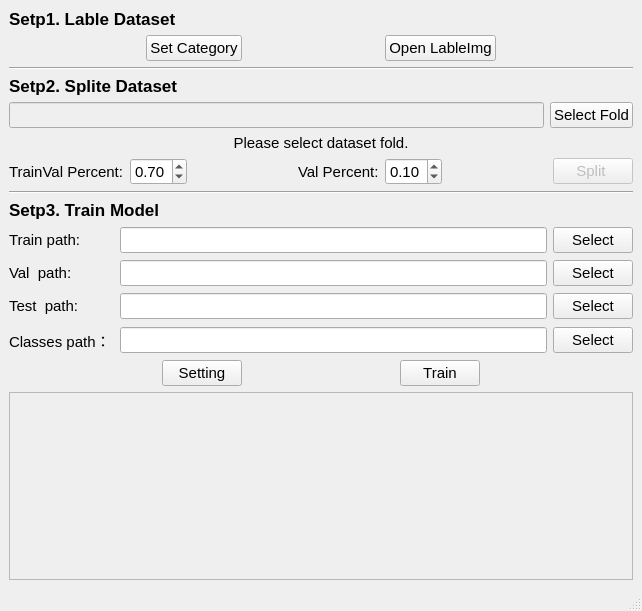
<?xml version="1.0" encoding="UTF-8"?>
<ui version="4.0">
 <class>MainWindow</class>
 <widget class="QMainWindow" name="MainWindow">
  <property name="geometry">
   <rect>
    <x>0</x>
    <y>0</y>
    <width>642</width>
    <height>611</height>
   </rect>
  </property>
  <property name="windowTitle">
   <string>Model Train</string>
  </property>
  <widget class="QWidget" name="centralwidget">
   <layout class="QHBoxLayout" name="horizontalLayout_4">
    <item>
     <layout class="QGridLayout" name="gridLayout">
      <item row="2" column="0">
       <widget class="QLabel" name="label_2">
        <property name="font">
         <font>
          <pointsize>13</pointsize>
          <weight>75</weight>
          <bold>true</bold>
         </font>
        </property>
        <property name="text">
         <string>Setp2. Splite Dataset </string>
        </property>
       </widget>
      </item>
      <item row="3" column="0">
       <layout class="QHBoxLayout" name="horizontalLayout_5">
        <item>
         <widget class="QLineEdit" name="le_dataset_path">
          <property name="enabled">
           <bool>false</bool>
          </property>
          <property name="font">
           <font>
            <pointsize>11</pointsize>
           </font>
          </property>
         </widget>
        </item>
        <item>
         <widget class="QPushButton" name="btn_select_dataset">
          <property name="font">
           <font>
            <pointsize>11</pointsize>
           </font>
          </property>
          <property name="text">
           <string>Select Fold</string>
          </property>
         </widget>
        </item>
       </layout>
      </item>
      <item row="5" column="0">
       <layout class="QHBoxLayout" name="horizontalLayout_2">
        <item>
         <widget class="QLabel" name="label_4">
          <property name="font">
           <font>
            <pointsize>11</pointsize>
           </font>
          </property>
          <property name="toolTip">
           <string>&lt;html&gt;&lt;head/&gt;&lt;body&gt;&lt;p&gt;Proportion of train and val dataset, the ramaining part is divided into test dataset&lt;/p&gt;&lt;/body&gt;&lt;/html&gt;</string>
          </property>
          <property name="text">
           <string>TrainVal Percent:</string>
          </property>
         </widget>
        </item>
        <item>
         <widget class="QDoubleSpinBox" name="doubleSpinBox_trainval">
          <property name="font">
           <font>
            <pointsize>11</pointsize>
           </font>
          </property>
          <property name="maximum">
           <double>1.000000000000000</double>
          </property>
          <property name="singleStep">
           <double>0.200000000000000</double>
          </property>
          <property name="value">
           <double>0.700000000000000</double>
          </property>
         </widget>
        </item>
        <item>
         <spacer name="horizontalSpacer_5">
          <property name="font">
           <font>
            <pointsize>11</pointsize>
           </font>
          </property>
          <property name="orientation">
           <enum>Qt::Horizontal</enum>
          </property>
          <property name="sizeHint" stdset="0">
           <size>
            <width>40</width>
            <height>20</height>
           </size>
          </property>
         </spacer>
        </item>
        <item>
         <widget class="QLabel" name="label_5">
          <property name="font">
           <font>
            <pointsize>11</pointsize>
           </font>
          </property>
          <property name="toolTip">
           <string>&lt;html&gt;&lt;head/&gt;&lt;body&gt;&lt;p&gt;Porportion of val dataset in trainval dataset, the remaining part is divided into train dataset&lt;/p&gt;&lt;/body&gt;&lt;/html&gt;</string>
          </property>
          <property name="text">
           <string>Val Percent:</string>
          </property>
         </widget>
        </item>
        <item>
         <widget class="QDoubleSpinBox" name="doubleSpinBox_val">
          <property name="font">
           <font>
            <pointsize>11</pointsize>
           </font>
          </property>
          <property name="maximum">
           <double>1.000000000000000</double>
          </property>
          <property name="singleStep">
           <double>0.100000000000000</double>
          </property>
          <property name="value">
           <double>0.100000000000000</double>
          </property>
         </widget>
        </item>
        <item>
         <spacer name="horizontalSpacer_4">
          <property name="font">
           <font>
            <pointsize>11</pointsize>
           </font>
          </property>
          <property name="orientation">
           <enum>Qt::Horizontal</enum>
          </property>
          <property name="sizeHint" stdset="0">
           <size>
            <width>40</width>
            <height>20</height>
           </size>
          </property>
         </spacer>
        </item>
        <item>
         <widget class="QPushButton" name="btn_split">
          <property name="enabled">
           <bool>false</bool>
          </property>
          <property name="font">
           <font>
            <pointsize>11</pointsize>
           </font>
          </property>
          <property name="text">
           <string>Split </string>
          </property>
         </widget>
        </item>
       </layout>
      </item>
      <item row="0" column="0">
       <layout class="QVBoxLayout" name="verticalLayout">
        <item>
         <widget class="QLabel" name="label">
          <property name="font">
           <font>
            <pointsize>13</pointsize>
            <weight>75</weight>
            <bold>true</bold>
           </font>
          </property>
          <property name="text">
           <string>Setp1. Lable Dataset</string>
          </property>
         </widget>
        </item>
        <item>
         <layout class="QHBoxLayout" name="horizontalLayout">
          <item>
           <spacer name="horizontalSpacer_2">
            <property name="font">
             <font>
              <pointsize>11</pointsize>
             </font>
            </property>
            <property name="orientation">
             <enum>Qt::Horizontal</enum>
            </property>
            <property name="sizeHint" stdset="0">
             <size>
              <width>40</width>
              <height>20</height>
             </size>
            </property>
           </spacer>
          </item>
          <item>
           <widget class="QPushButton" name="btn_set_category">
            <property name="font">
             <font>
              <pointsize>11</pointsize>
             </font>
            </property>
            <property name="text">
             <string>Set Category</string>
            </property>
           </widget>
          </item>
          <item>
           <spacer name="horizontalSpacer">
            <property name="font">
             <font>
              <pointsize>11</pointsize>
             </font>
            </property>
            <property name="orientation">
             <enum>Qt::Horizontal</enum>
            </property>
            <property name="sizeHint" stdset="0">
             <size>
              <width>40</width>
              <height>20</height>
             </size>
            </property>
           </spacer>
          </item>
          <item>
           <widget class="QPushButton" name="btn_openlabelimg">
            <property name="font">
             <font>
              <pointsize>11</pointsize>
             </font>
            </property>
            <property name="text">
             <string>Open LableImg</string>
            </property>
           </widget>
          </item>
          <item>
           <spacer name="horizontalSpacer_3">
            <property name="font">
             <font>
              <pointsize>11</pointsize>
             </font>
            </property>
            <property name="orientation">
             <enum>Qt::Horizontal</enum>
            </property>
            <property name="sizeHint" stdset="0">
             <size>
              <width>40</width>
              <height>20</height>
             </size>
            </property>
           </spacer>
          </item>
         </layout>
        </item>
       </layout>
      </item>
      <item row="1" column="0">
       <widget class="Line" name="line">
        <property name="font">
         <font>
          <pointsize>11</pointsize>
         </font>
        </property>
        <property name="orientation">
         <enum>Qt::Horizontal</enum>
        </property>
       </widget>
      </item>
      <item row="8" column="0">
       <layout class="QVBoxLayout" name="verticalLayout_2">
        <item>
         <layout class="QHBoxLayout" name="horizontalLayout_6">
          <item>
           <widget class="QLabel" name="label_6">
            <property name="minimumSize">
             <size>
              <width>105</width>
              <height>28</height>
             </size>
            </property>
            <property name="maximumSize">
             <size>
              <width>105</width>
              <height>28</height>
             </size>
            </property>
            <property name="font">
             <font>
              <pointsize>11</pointsize>
             </font>
            </property>
            <property name="text">
             <string>Train path:</string>
            </property>
           </widget>
          </item>
          <item>
           <widget class="QLineEdit" name="le_train_path">
            <property name="minimumSize">
             <size>
              <width>209</width>
              <height>0</height>
             </size>
            </property>
            <property name="maximumSize">
             <size>
              <width>16777215</width>
              <height>16777215</height>
             </size>
            </property>
            <property name="font">
             <font>
              <pointsize>11</pointsize>
             </font>
            </property>
           </widget>
          </item>
          <item>
           <widget class="QPushButton" name="btn_select_train_dataset">
            <property name="font">
             <font>
              <pointsize>11</pointsize>
             </font>
            </property>
            <property name="text">
             <string>Select</string>
            </property>
           </widget>
          </item>
         </layout>
        </item>
        <item>
         <layout class="QHBoxLayout" name="horizontalLayout_7">
          <item>
           <widget class="QLabel" name="label_7">
            <property name="minimumSize">
             <size>
              <width>105</width>
              <height>25</height>
             </size>
            </property>
            <property name="maximumSize">
             <size>
              <width>105</width>
              <height>28</height>
             </size>
            </property>
            <property name="font">
             <font>
              <pointsize>11</pointsize>
             </font>
            </property>
            <property name="text">
             <string>Val  path:</string>
            </property>
           </widget>
          </item>
          <item>
           <widget class="QLineEdit" name="le_val_path">
            <property name="minimumSize">
             <size>
              <width>209</width>
              <height>0</height>
             </size>
            </property>
            <property name="maximumSize">
             <size>
              <width>16777215</width>
              <height>16777215</height>
             </size>
            </property>
            <property name="font">
             <font>
              <pointsize>11</pointsize>
             </font>
            </property>
           </widget>
          </item>
          <item>
           <widget class="QPushButton" name="btn_select_val_dataset">
            <property name="font">
             <font>
              <pointsize>11</pointsize>
             </font>
            </property>
            <property name="text">
             <string>Select</string>
            </property>
           </widget>
          </item>
         </layout>
        </item>
        <item>
         <layout class="QHBoxLayout" name="horizontalLayout_8">
          <item>
           <widget class="QLabel" name="label_8">
            <property name="minimumSize">
             <size>
              <width>105</width>
              <height>28</height>
             </size>
            </property>
            <property name="maximumSize">
             <size>
              <width>105</width>
              <height>28</height>
             </size>
            </property>
            <property name="font">
             <font>
              <pointsize>11</pointsize>
             </font>
            </property>
            <property name="text">
             <string>Test  path:</string>
            </property>
           </widget>
          </item>
          <item>
           <widget class="QLineEdit" name="le_test_path">
            <property name="minimumSize">
             <size>
              <width>209</width>
              <height>0</height>
             </size>
            </property>
            <property name="maximumSize">
             <size>
              <width>16777215</width>
              <height>16777215</height>
             </size>
            </property>
            <property name="font">
             <font>
              <pointsize>11</pointsize>
             </font>
            </property>
           </widget>
          </item>
          <item>
           <widget class="QPushButton" name="btn_select_test_dataset">
            <property name="font">
             <font>
              <pointsize>11</pointsize>
             </font>
            </property>
            <property name="text">
             <string>Select</string>
            </property>
           </widget>
          </item>
         </layout>
        </item>
        <item>
         <layout class="QHBoxLayout" name="horizontalLayout_9">
          <item>
           <widget class="QLabel" name="label_9">
            <property name="minimumSize">
             <size>
              <width>105</width>
              <height>28</height>
             </size>
            </property>
            <property name="maximumSize">
             <size>
              <width>105</width>
              <height>28</height>
             </size>
            </property>
            <property name="font">
             <font>
              <pointsize>11</pointsize>
             </font>
            </property>
            <property name="text">
             <string>Classes path：</string>
            </property>
           </widget>
          </item>
          <item>
           <widget class="QLineEdit" name="le_classes_path">
            <property name="minimumSize">
             <size>
              <width>209</width>
              <height>0</height>
             </size>
            </property>
            <property name="maximumSize">
             <size>
              <width>16777215</width>
              <height>16777215</height>
             </size>
            </property>
            <property name="font">
             <font>
              <pointsize>11</pointsize>
             </font>
            </property>
           </widget>
          </item>
          <item>
           <widget class="QPushButton" name="btn_select_classes_file">
            <property name="font">
             <font>
              <pointsize>11</pointsize>
             </font>
            </property>
            <property name="text">
             <string>Select</string>
            </property>
           </widget>
          </item>
         </layout>
        </item>
       </layout>
      </item>
      <item row="9" column="0">
       <layout class="QHBoxLayout" name="horizontalLayout_3">
        <item>
         <spacer name="horizontalSpacer_7">
          <property name="font">
           <font>
            <pointsize>11</pointsize>
           </font>
          </property>
          <property name="orientation">
           <enum>Qt::Horizontal</enum>
          </property>
          <property name="sizeHint" stdset="0">
           <size>
            <width>40</width>
            <height>20</height>
           </size>
          </property>
         </spacer>
        </item>
        <item>
         <widget class="QPushButton" name="btn_train_setting">
          <property name="font">
           <font>
            <pointsize>11</pointsize>
           </font>
          </property>
          <property name="text">
           <string>Setting</string>
          </property>
         </widget>
        </item>
        <item>
         <spacer name="horizontalSpacer_6">
          <property name="font">
           <font>
            <pointsize>11</pointsize>
           </font>
          </property>
          <property name="orientation">
           <enum>Qt::Horizontal</enum>
          </property>
          <property name="sizeHint" stdset="0">
           <size>
            <width>40</width>
            <height>20</height>
           </size>
          </property>
         </spacer>
        </item>
        <item>
         <widget class="QPushButton" name="btn_train">
          <property name="font">
           <font>
            <pointsize>11</pointsize>
           </font>
          </property>
          <property name="text">
           <string>Train</string>
          </property>
         </widget>
        </item>
        <item>
         <spacer name="horizontalSpacer_8">
          <property name="font">
           <font>
            <pointsize>11</pointsize>
           </font>
          </property>
          <property name="orientation">
           <enum>Qt::Horizontal</enum>
          </property>
          <property name="sizeHint" stdset="0">
           <size>
            <width>40</width>
            <height>20</height>
           </size>
          </property>
         </spacer>
        </item>
       </layout>
      </item>
      <item row="6" column="0">
       <widget class="Line" name="line_2">
        <property name="font">
         <font>
          <pointsize>11</pointsize>
         </font>
        </property>
        <property name="orientation">
         <enum>Qt::Horizontal</enum>
        </property>
       </widget>
      </item>
      <item row="4" column="0">
       <widget class="QLabel" name="label_dataset_info">
        <property name="font">
         <font>
          <pointsize>11</pointsize>
         </font>
        </property>
        <property name="text">
         <string>Please select dataset fold.</string>
        </property>
        <property name="alignment">
         <set>Qt::AlignCenter</set>
        </property>
       </widget>
      </item>
      <item row="7" column="0">
       <widget class="QLabel" name="label_3">
        <property name="font">
         <font>
          <pointsize>13</pointsize>
          <weight>75</weight>
          <bold>true</bold>
         </font>
        </property>
        <property name="text">
         <string>Setp3. Train Model</string>
        </property>
       </widget>
      </item>
      <item row="10" column="0">
       <widget class="QTextEdit" name="textEdit">
        <property name="enabled">
         <bool>false</bool>
        </property>
        <property name="font">
         <font>
          <pointsize>11</pointsize>
         </font>
        </property>
       </widget>
      </item>
     </layout>
    </item>
   </layout>
  </widget>
  <widget class="QStatusBar" name="statusbar"/>
  <action name="actionSetting">
   <property name="text">
    <string>Setting</string>
   </property>
  </action>
  <action name="actionClose">
   <property name="text">
    <string>Close</string>
   </property>
  </action>
 </widget>
 <resources/>
 <connections/>
</ui>
